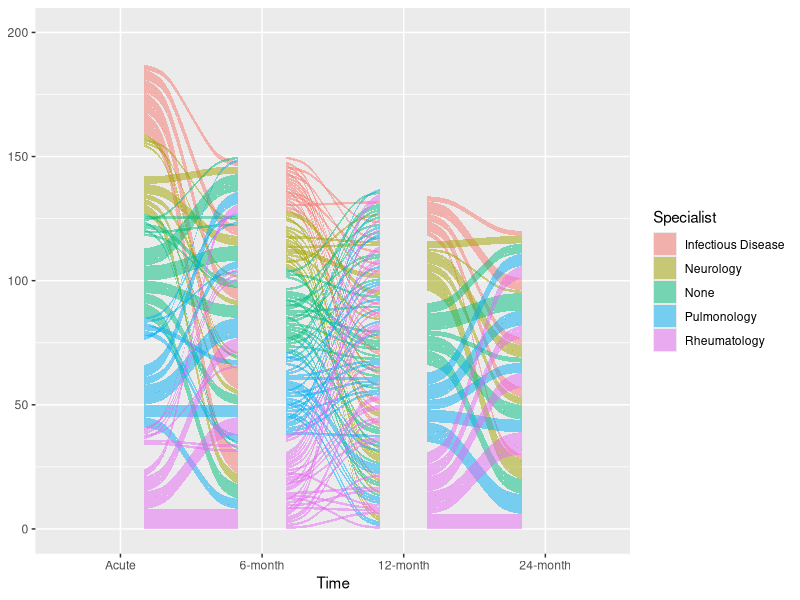
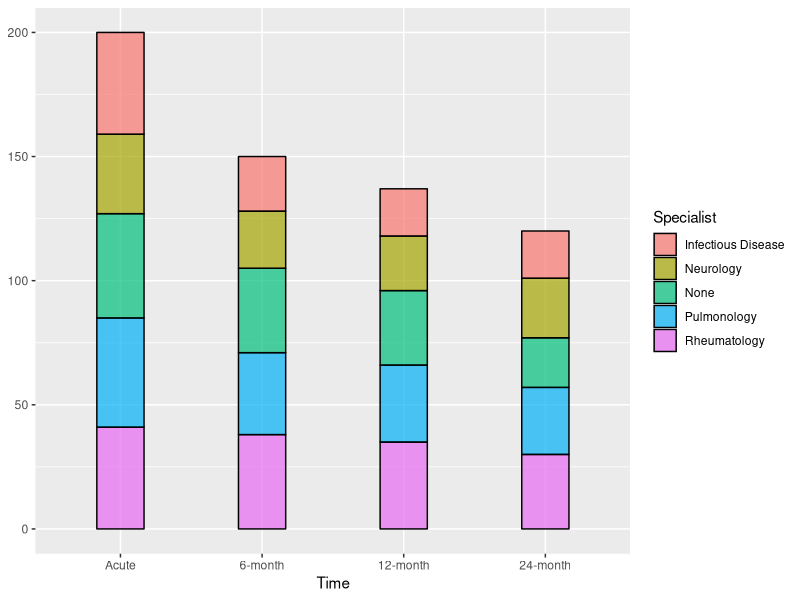
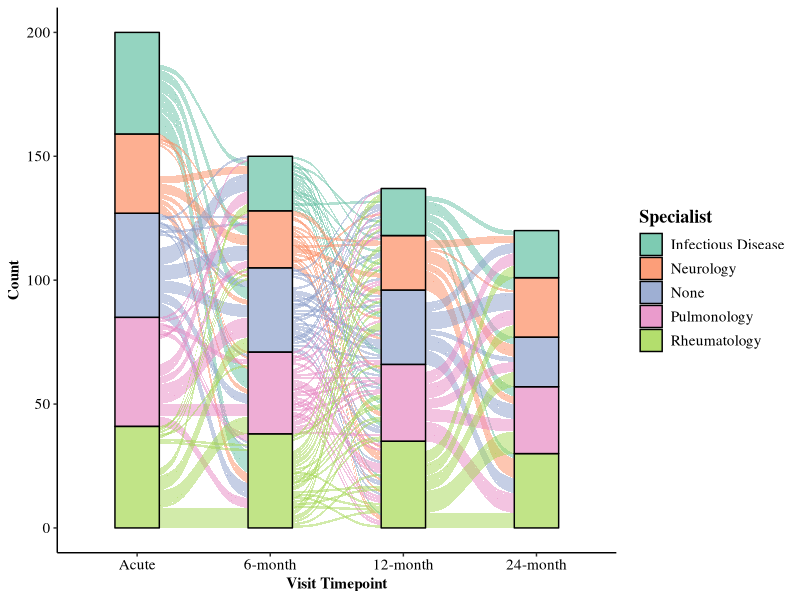
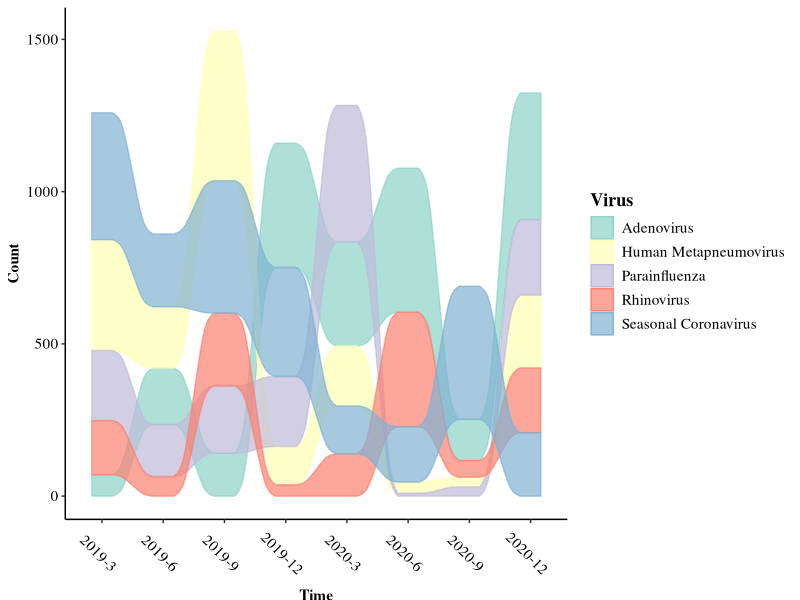

Source code (R) for these figures, in order:
# Packages
library(tidyr)
library(dplyr)
library(ggplot2)
library(ggalluvial)
library(knitr)

Dt <- read.csv('Alluvium Plot_1.csv')
kable(head(Dt))

# Set time as a factor
Dt$Time <- factor(Dt$Time, levels = c('Acute', '6-month', '12-month', '24-month'))
# Plot
ggplot(Dt, aes(x = Time, stratum = Specialist, alluvium = PTID, fill = Specialist, label = Specialist)) +
  geom_flow(stat = "alluvium") 

ggplot(Dt, aes(x = Time, stratum = Specialist, alluvium = PTID, fill = Specialist, label = Specialist)) +
  geom_stratum(alpha = 0.7) # "alpha = 0.7" is used to control the transparency of color filled in strata

# Version 1.0
ggplot(Dt, aes(x = Time, 
               stratum = Specialist, 
               alluvium = PTID, 
               fill = Specialist, 
               label = Specialist)) +
  geom_flow(stat = "alluvium") + 
  geom_stratum(alpha = 0.7) + 
  xlab('Visit Timepoint') + ylab('Count') + 
  scale_fill_brewer(type = "div", palette = "Set2") + 
  theme_bw() +                                                      
  theme(panel.border = element_blank(),                             
        panel.background = element_blank(),                    
        panel.grid.major = element_blank(), 
        panel.grid.minor = element_blank(), 
        axis.line.x = element_line(),                               
        axis.line.y = element_line(),
        axis.text.x = element_text(colour = "black", size = 11, family = "Times"),    
        axis.text.y = element_text(colour = "black", size = 11, family = "Times"),
        axis.ticks.x = element_line(),                              
        axis.ticks.y = element_line(),
        axis.title.x = element_text(colour = "black", face = "bold",size = 11, family = "Times"),                               
        axis.title.y = element_text(colour = "black", face = "bold",size = 11, family = "Times"),
        legend.text = element_text(size = 11, color = 'black',family = "Times"),
        legend.title = element_text(size = 13, face = "bold", color = 'black', family = "Times"),
        plot.title = element_text(face = "bold", family = "Times"))

Dt2 <- read.csv('Alluvium Plot_2.csv')
kable(head(Dt2))

# Set the Time as a factor 
Dt2$Time <- factor(Dt2$Time, levels = c(paste0(2019, '-', c(3,6,9,12)), paste0(2020, '-', c(3,6,9,12))))
# Version 2.0
ggplot(data = Dt2,
       aes(x = Time, 
           y = Count, 
           alluvium = Virus)) +
  geom_alluvium(aes(fill = Virus, colour = Virus),
                alpha = 0.7, decreasing = FALSE) +
  scale_fill_brewer(type = "qual", palette = "Set3") +
  scale_color_brewer(type = "qual", palette = "Set3") +
  theme_bw() +                                                      
  theme(panel.border = element_blank(),                             
        panel.background = element_blank(),                    
        panel.grid.major = element_blank(), 
        panel.grid.minor = element_blank(), 
        axis.line.x = element_line(),                              
        axis.line.y = element_line(),
        axis.text.x = element_text(colour = "black", size = 11, family = "Times", angle = -45),
        axis.text.y = element_text(colour = "black", size = 11, family = "Times"),
        axis.ticks.x = element_line(),                            
        axis.ticks.y = element_line(),
        axis.title.x = element_text(colour = "black", face = "bold", size = 11, family = "Times", vjust = -2),                               
        axis.title.y = element_text(colour = "black", face = "bold",size = 11, family = "Times"),
        legend.text = element_text(size = 11, color = 'black', family = "Times"),
        legend.title = element_text(size = 13, face = "bold", color = 'black', family = "Times"),
        plot.title = element_text(face = "bold", family = "Times"))













